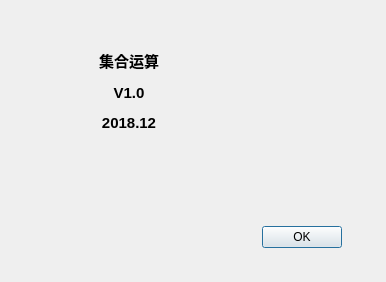
<?xml version="1.0" encoding="UTF-8"?>
<ui version="4.0">
 <class>VersionDialog</class>
 <widget class="QDialog" name="VersionDialog">
  <property name="geometry">
   <rect>
    <x>0</x>
    <y>0</y>
    <width>386</width>
    <height>282</height>
   </rect>
  </property>
  <property name="windowTitle">
   <string>VERSION INFORMATION</string>
  </property>
  <property name="windowIcon">
   <iconset resource="image.qrc">
    <normaloff>:/image/logo.png</normaloff>:/image/logo.png</iconset>
  </property>
  <layout class="QGridLayout" name="gridLayout">
   <property name="leftMargin">
    <number>2</number>
   </property>
   <property name="topMargin">
    <number>2</number>
   </property>
   <property name="rightMargin">
    <number>2</number>
   </property>
   <property name="bottomMargin">
    <number>2</number>
   </property>
   <item row="2" column="1">
    <spacer name="verticalSpacer_2">
     <property name="orientation">
      <enum>Qt::Vertical</enum>
     </property>
     <property name="sizeHint" stdset="0">
      <size>
       <width>20</width>
       <height>12</height>
      </size>
     </property>
    </spacer>
   </item>
   <item row="0" column="1">
    <spacer name="verticalSpacer">
     <property name="orientation">
      <enum>Qt::Vertical</enum>
     </property>
     <property name="sizeHint" stdset="0">
      <size>
       <width>20</width>
       <height>218</height>
      </size>
     </property>
    </spacer>
   </item>
   <item row="1" column="0">
    <spacer name="horizontalSpacer">
     <property name="orientation">
      <enum>Qt::Horizontal</enum>
     </property>
     <property name="sizeHint" stdset="0">
      <size>
       <width>254</width>
       <height>20</height>
      </size>
     </property>
    </spacer>
   </item>
   <item row="1" column="2">
    <spacer name="horizontalSpacer_2">
     <property name="orientation">
      <enum>Qt::Horizontal</enum>
     </property>
     <property name="sizeHint" stdset="0">
      <size>
       <width>15</width>
       <height>20</height>
      </size>
     </property>
    </spacer>
   </item>
   <item row="1" column="1">
    <widget class="QPushButton" name="pushB_closeVersion">
     <property name="cursor">
      <cursorShape>PointingHandCursor</cursorShape>
     </property>
     <property name="whatsThis">
      <string notr="true"/>
     </property>
     <property name="text">
      <string>OK</string>
     </property>
    </widget>
   </item>
   <item row="0" column="0">
    <widget class="QLabel" name="labelVersion">
     <property name="text">
      <string>&lt;html&gt;&lt;head/&gt;&lt;body&gt;&lt;p&gt;&lt;span style=&quot; font-size:11pt; font-weight:600;&quot;&gt;集合运算&lt;/span&gt;&lt;/p&gt;&lt;p&gt;&lt;span style=&quot; font-size:11pt; font-weight:600;&quot;&gt;V1.0&lt;/span&gt;&lt;/p&gt;&lt;p&gt;&lt;span style=&quot; font-size:11pt; font-weight:600;&quot;&gt;2018.12&lt;/span&gt;&lt;/p&gt;&lt;p&gt;&lt;img src=&quot;:/image/logo.png&quot;/&gt;&lt;br/&gt;&lt;/p&gt;&lt;/body&gt;&lt;/html&gt;</string>
     </property>
     <property name="alignment">
      <set>Qt::AlignCenter</set>
     </property>
    </widget>
   </item>
  </layout>
 </widget>
 <resources>
  <include location="image.qrc"/>
 </resources>
 <connections>
  <connection>
   <sender>pushB_closeVersion</sender>
   <signal>clicked()</signal>
   <receiver>VersionDialog</receiver>
   <slot>close()</slot>
   <hints>
    <hint type="sourcelabel">
     <x>312</x>
     <y>243</y>
    </hint>
    <hint type="destinationlabel">
     <x>192</x>
     <y>140</y>
    </hint>
   </hints>
  </connection>
 </connections>
</ui>
